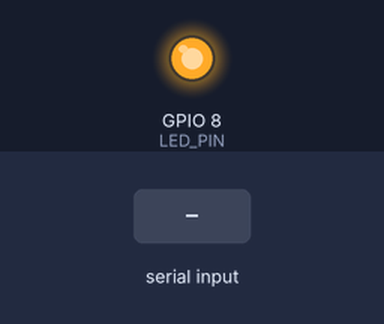
Simulated run of this sketch. Board: ESP32-S3. Shown: output pins drawn as LEDs (lit = HIGH). The test bench sets the inputs (shaded band).

Above: at 1.2 s.
1.3 s: "1" received over Serial
At 1.9 s:
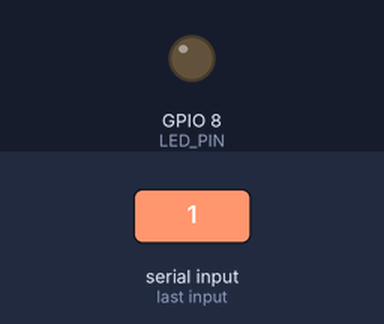
2.8 s: "0" received over Serial
At 3.1 s:
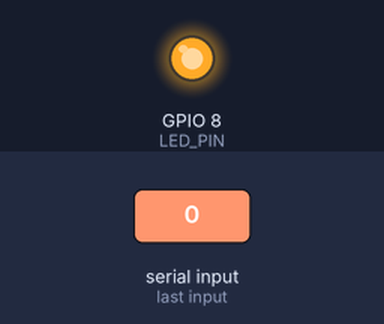
Timing chart, 0 to 5.8 s (numbered marks = the images above; inputs shaded):
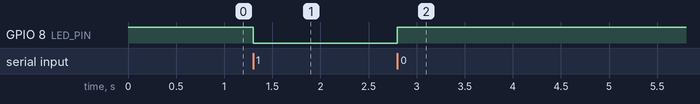

The sketch:

esp32_led_controller_code.ino
```cpp
#define LED_PIN 8

void setup() {
  Serial.begin(9600);
  pinMode(LED_PIN, OUTPUT);
  digitalWrite(LED_PIN, HIGH); // HIGH = OFF for active LOW led
}

void loop() {
  while (Serial.available() > 0) {
    char cmd = Serial.read();
    if (cmd == '1') {
      digitalWrite(LED_PIN, LOW);   // LOW = ON  ✅
    } else if (cmd == '0') {
      digitalWrite(LED_PIN, HIGH);  // HIGH = OFF ✅
    }
  }
}
```

Measured:
- after the input at 1.3 s, GPIO 8 (LED_PIN): HIGH → LOW at once
- after the input at 2.8 s, GPIO 8 (LED_PIN): LOW → HIGH at once
